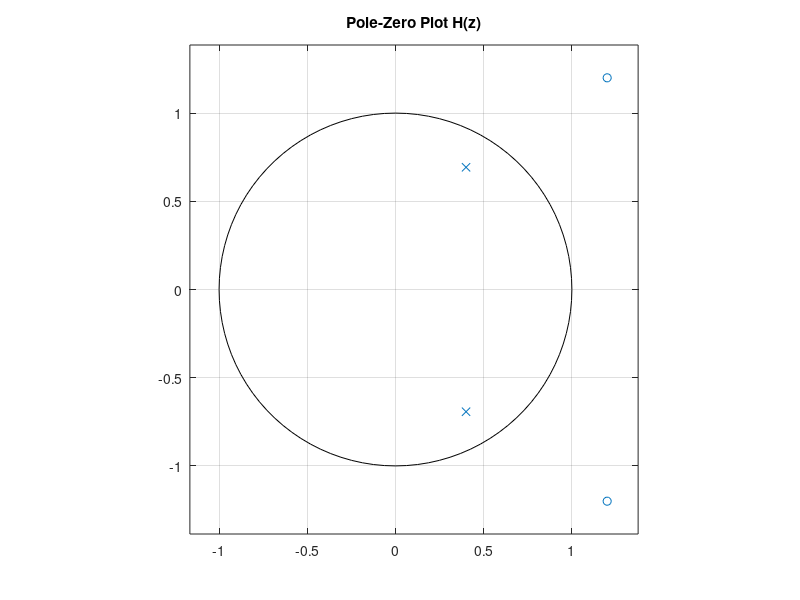
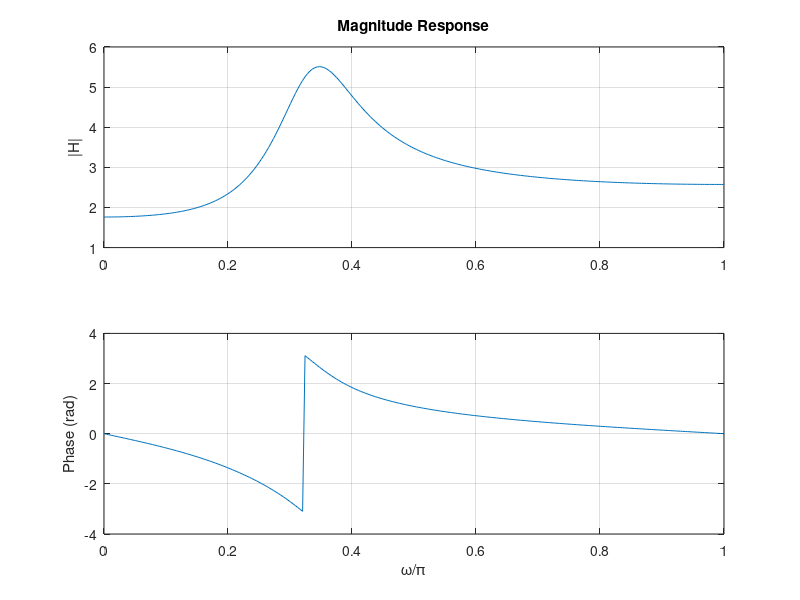
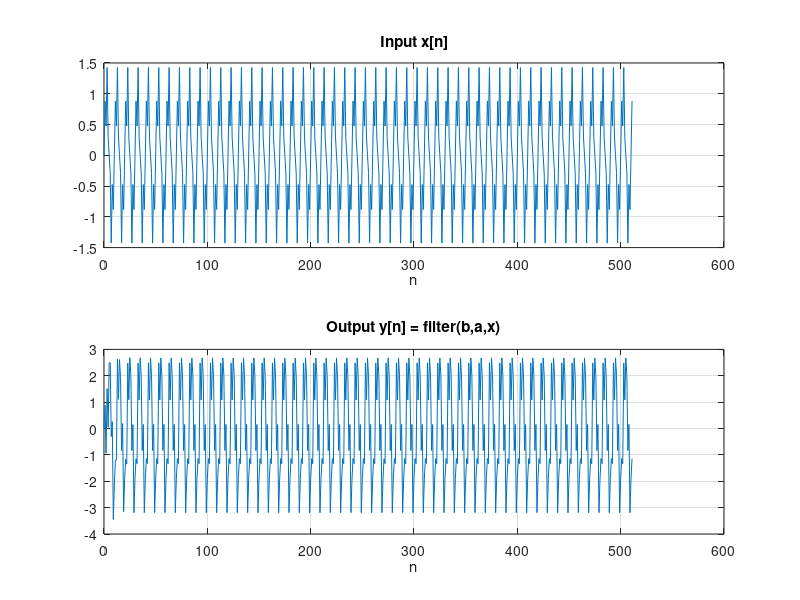

Here is the MATLAB script that generated these plots, in order:

%% week3_Z_transform.m
% Single script covering Tasks A1–A5 with figures saved for README
% Author: <Your Name>
% Course: DSP - Z-Transform Practice
% Run section-by-section (or all at once). Figures are saved as PNGs in the working folder.

clear; close all; clc;

fprintf('=== WEEK 3: Z-TRANSFORM TASKS ===\n');

%% A1 – Warm-up: Finite Sequences → Polynomials
% For finite-length sequences, X(z) = sum_{n=0}^{N-1} x[n] z^{-n} (a finite polynomial)
try
    syms z
    fprintf('\nA1 – Finite sequences as polynomials in z^{-1}:\n');
    
    % (i) x[n] = {1, 2, 5} at n = {0,1,2}
    X1 = 1 + 2*z^(-1) + 5*z^(-2);
    disp('A1(i)  X1(z) ='); pretty(X1)
    
    % (ii) x[n] = {0, 3, 0, 4} at n = {0,1,2,3}
    X2 = 0 + 3*z^(-1) + 0*z^(-2) + 4*z^(-3);
    disp('A1(ii) X2(z) ='); pretty(X2)
    
    % Note: Finite sequences => polynomial in z^{-1}; ROC is entire z-plane
catch ME
    warning('A1: Symbolic Math Toolbox may be missing. Error: %s', ME.message);
end

%% A2 – Infinite Sequences & ROC
% Right-sided: ROC is outside outermost pole (|z| > |a| for a^n u[n])
% Left-sided:  ROC is inside innermost pole (|z| < |a| for a^n u[-n-1])
try
    syms n z a
    assume(abs(a) < 1)
    fprintf('\nA2 – Infinite sequences and ROC:\n');
    
    % (a) x[n] = a^n u[n], with a = 0.6
    a_val = 0.6;
    X_a = ztrans( (a_val)^n * heaviside(n), n, z );
    disp('A2(a): X(z) for a = 0.6 =>'); pretty(X_a)
    disp('ROC: |z| > 0.6');
    
    % (b) x[n] = (-0.8)^n u[n]
    b_val = -0.8;
    X_b = ztrans( (b_val)^n * heaviside(n), n, z );
    disp('A2(b): X(z) for a = -0.8 =>'); pretty(X_b)
    disp('ROC: |z| > 0.8');
    
    % (c) x[n] = -(0.9)^n u[-n-1]   (left-sided)
    c_val = 0.9;
    X_c = ztrans( -(c_val)^n * heaviside(-n-1), n, z );
    disp('A2(c): X(z) for left-sided sequence =>'); pretty(X_c)
    disp('ROC: |z| < 0.9');
catch ME
    warning('A2: Symbolic Math Toolbox may be missing. Error: %s', ME.message);
end

%% A3 – Properties: Linearity & Shifting
% x1[n] = (0.5)^n u[n],  x2[n] = (-0.5)^n u[n]
% (a) Z{2x1[n] − 3x2[n]} = 2X1 - 3X2
% (b) Time shift: Z{x1[n-3]} = z^{-3} X1(z)
try
    syms n z
    fprintf('\nA3 – Properties (Linearity & Shifting):\n');
    
    x1 = (0.5)^n * heaviside(n);
    x2 = (-0.5)^n * heaviside(n);
    
    % (a) Linearity
    X_lin = ztrans( 2*x1 - 3*x2, n, z );
    disp('A3(a): Z{2x1 - 3x2} ='); pretty(X_lin)
    
    % (b) Time-shift: x1[n-3]
    x1_shift = subs(x1, n, n-3);
    X_shift = ztrans( x1_shift, n, z );
    disp('A3(b): Z{x1[n-3]} ='); pretty(X_shift)
catch ME
    warning('A3: Symbolic Math Toolbox may be missing. Error: %s', ME.message);
end

%% A4 – Inverse Z-Transform
% (a) X(z) = 1 / (1 − 0.7 z^{−1}) => x[n] = (0.7)^n u[n] (causal, |z|>0.7)
% (b) X(z) = (1 − 0.5 z^{−1}) / (1 − 0.8 z^{−1})
try
    syms n z
    fprintf('\nA4 – Inverse Z-transform:\n');
    
    Xa = 1 / (1 - 0.7*z^(-1));
    xa = iztrans(Xa, z, n);
    disp('A4(a): x[n] ='); pretty(xa)
    
    Xb = (1 - 0.5*z^(-1)) / (1 - 0.8*z^(-1));
    xb = iztrans(Xb, z, n);
    disp('A4(b): x[n] ='); pretty(xb)
catch ME
    warning('A4: Symbolic Math Toolbox may be missing. Error: %s', ME.message);
end

%% A5 – H(z), Poles/Zeros & Frequency Response
% H(z) = (1 − 2.4 z^{−1} + 2.88 z^{−2}) / (1 − 0.8 z^{−1} + 0.64 z^{−2})
fprintf('\nA5 – Poles/Zeros & Frequency Response:\n');

b = [1 -2.4 2.88];
a = [1 -0.8 0.64];

% (a) Numeric poles and zeros
z_z = roots(b);
p_z = roots(a);
k_gain = b(1)/a(1); %#ok<NASGU> % overall gain if needed

disp('Zeros:');
disp(z_z.');
disp('Poles:');
disp(p_z.');

% Plot pole-zero (requires Signal Processing Toolbox)
try
    h1 = figure('Name','Pole-Zero Plot','NumberTitle','off');
    zplane(b,a); grid on; title('Pole-Zero Plot H(z)');
    saveas(h1, 'fig_A5_pz.png');
catch ME
    warning('zplane may require Signal Processing Toolbox. Error: %s', ME.message);
end

% (b) Magnitude and phase responses
try
    [H,w] = freqz(b,a,512,'whole');  % 0..2pi
    % Keep 0..pi for standard plots
    w = w(1:257); H = H(1:257);
    
    h2 = figure('Name','Frequency Response','NumberTitle','off');
    subplot(2,1,1); plot(w/pi, abs(H)); grid on; ylabel('|H|'); title('Magnitude Response');
    subplot(2,1,2); plot(w/pi, angle(H)); grid on; xlabel('\omega/\pi'); ylabel('Phase (rad)');
    saveas(h2, 'fig_A5_freq.png');
catch ME
    warning('freqz may require Signal Processing Toolbox. Error: %s', ME.message);
end

% Optional test signal
try
    n = 0:511;
    x = sin(0.2*pi*n) + 0.5*sin(0.8*pi*n);
    y = filter(b,a,x);
    
    h3 = figure('Name','Signal Test','NumberTitle','off');
    subplot(2,1,1); plot(n, x); grid on; title('Input x[n]'); xlabel('n');
    subplot(2,1,2); plot(n, y); grid on; title('Output y[n] = filter(b,a,x)'); xlabel('n');
    saveas(h3, 'fig_A5_signal.png');
catch ME
    warning('filter/plot section skipped: %s', ME.message);
end

fprintf('\nDone. Figures saved as fig_A5_pz.png, fig_A5_freq.png, fig_A5_signal.png (if generated).\n');